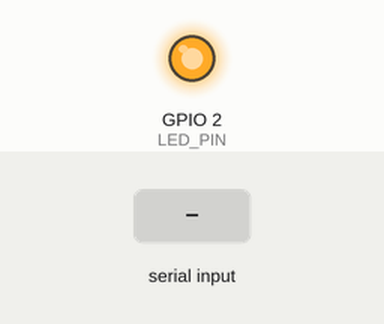
Simulated run of this sketch. Board: ESP32. Parts: output pins drawn as LEDs (lit = HIGH). The test bench sets the inputs (shaded band). I2S audio is not simulated (input reads silence); what the sketch prints to the serial monitor is not drawn.

Above: at 1.2 s.
1.3 s: "ON\n" received over Serial
At 2.2 s:
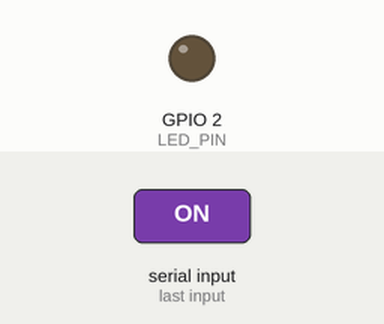
2.8 s: "OFF\n" received over Serial
At 3.4 s:
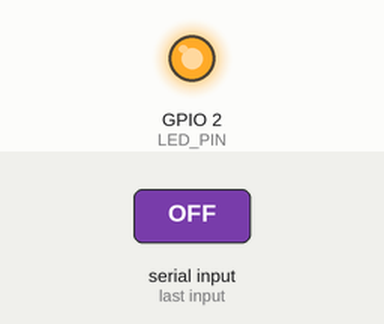
Timing chart, 0 to 5.8 s (numbered marks = the images above; inputs shaded):
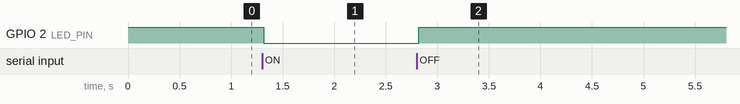

Measured:
- after the input at 1.3 s, GPIO 2 (LED_PIN): HIGH → LOW at once
- after the input at 2.8 s, GPIO 2 (LED_PIN): LOW → HIGH at once

The sketch:

06_gemini_mic_led.ino
```cpp
#include <Arduino.h>
#include <driver/i2s.h>

#define I2S_WS   6
#define I2S_SCK  7
#define I2S_SD   8
#define I2S_PORT I2S_NUM_0

#define LED_PIN 2

#define SAMPLE_RATE 16000
#define BUFFER_LEN  256

int32_t i2s_buffer[BUFFER_LEN];
int16_t pcm_buffer[BUFFER_LEN];

void setup() {
  Serial.begin(921600);

  pinMode(LED_PIN, OUTPUT);
  digitalWrite(LED_PIN, HIGH); // OFF

  i2s_config_t config = {
    .mode = (i2s_mode_t)(I2S_MODE_MASTER | I2S_MODE_RX),
    .sample_rate = SAMPLE_RATE,
    .bits_per_sample = I2S_BITS_PER_SAMPLE_32BIT,
    .channel_format = I2S_CHANNEL_FMT_ONLY_LEFT,
    .communication_format = I2S_COMM_FORMAT_STAND_I2S,
    .intr_alloc_flags = 0,
    .dma_buf_count = 4,
    .dma_buf_len = 128
  };

  i2s_pin_config_t pin_config = {
    .bck_io_num = I2S_SCK,
    .ws_io_num = I2S_WS,
    .data_out_num = I2S_PIN_NO_CHANGE,
    .data_in_num = I2S_SD
  };

  i2s_driver_install(I2S_PORT, &config, 0, NULL);
  i2s_set_pin(I2S_PORT, &pin_config);
}
bool isRecording = true;
void loop() {

  // 먼저 명령 체크 (우선순위 높임)
  if (Serial.available()) {
    String cmd = Serial.readStringUntil('\n');
    cmd.trim();

    isRecording = false;  // 녹음 잠시 중단

    if (cmd == "ON") {
      digitalWrite(LED_PIN, LOW);
      Serial.println("LED ON");
    }
    else if (cmd == "OFF") {
      digitalWrite(LED_PIN, HIGH);
      Serial.println("LED OFF");
    }

    delay(100);           // 안정화
    isRecording = true;   // 다시 녹음
  }

  // 녹음
  if (isRecording) {
    size_t bytes_read;

    i2s_read(I2S_PORT, i2s_buffer, sizeof(i2s_buffer), &bytes_read, portMAX_DELAY);

    int samples = bytes_read / sizeof(int32_t);

    for (int i = 0; i < samples; i++) {
      pcm_buffer[i] = i2s_buffer[i] >> 11;
    }

    Serial.write((uint8_t*)pcm_buffer, samples * sizeof(int16_t));
  }
}
```
